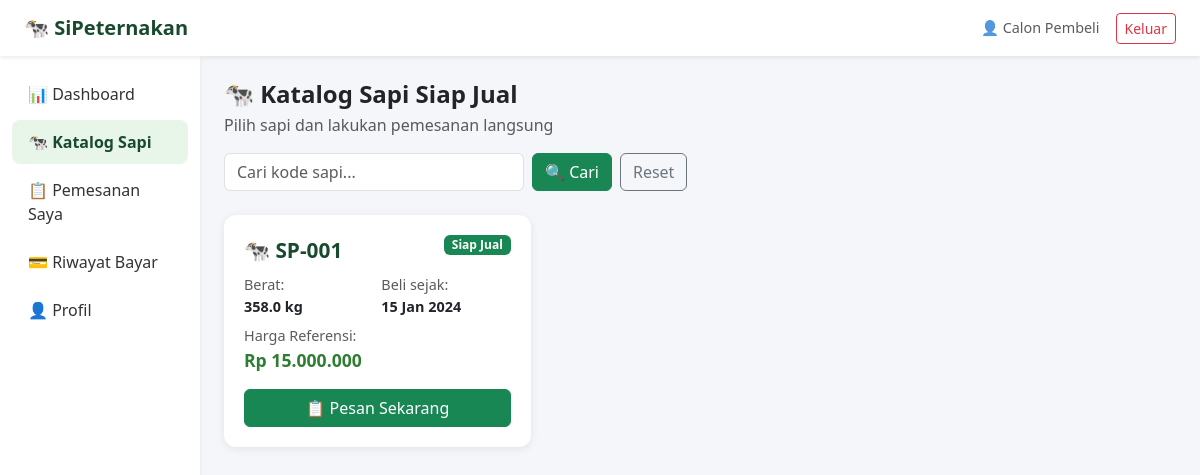
Page /user/sapi.php (signed in) on the committed database.
### tables this page shows
CREATE TABLE IF NOT EXISTS `sapi` (
  `id` INT AUTO_INCREMENT PRIMARY KEY,
  `kode_sapi` VARCHAR(20) NOT NULL UNIQUE,
  `berat_awal` FLOAT NOT NULL,
  `tanggal_pembelian` DATE NOT NULL,
  `harga_beli` BIGINT NOT NULL,
  `harga_jual_target` BIGINT DEFAULT 0,
  `status` ENUM('digemukkan','siap_jual','dipesan','terjual') DEFAULT 'digemukkan',
  `keterangan` TEXT DEFAULT NULL,
  `created_at` TIMESTAMP DEFAULT CURRENT_TIMESTAMP,
  `updated_at` TIMESTAMP DEFAULT CURRENT_TIMESTAMP ON UPDATE CURRENT_TIMESTAMP
);

CREATE TABLE IF NOT EXISTS `berat_sapi` (
  `id` INT AUTO_INCREMENT PRIMARY KEY,
  `id_sapi` INT NOT NULL,
  `tanggal` DATE NOT NULL,
  `berat` FLOAT NOT NULL,
  `keterangan` TEXT,
  `created_at` TIMESTAMP DEFAULT CURRENT_TIMESTAMP,
  FOREIGN KEY (`id_sapi`) REFERENCES `sapi`(`id`) ON DELETE CASCADE
);

### koneksi/koneksi.php (called while the page is built, shortened)
<?php
function formatRupiah($angka) {
    return 'Rp ' . number_format((float)$angka, 0, ',', '.');
}
function sanitize($koneksi, $data) {
    return $koneksi->real_escape_string(htmlspecialchars(trim($data)));
}

### user/sapi.php (the view, shortened to what this page needs)
<?php
include '../koneksi/koneksi.php';
$search = sanitize($koneksi, $_GET['q'] ?? '');
$where = "WHERE status='siap_jual'";
$sapi_list = $koneksi->query("SELECT * FROM sapi $where ORDER BY created_at DESC");
?>
<!DOCTYPE html>
<html lang="id">
<head>
    <link href="https://cdn.jsdelivr.net/npm/bootstrap@5.3.0/dist/css/bootstrap.min.css" rel="stylesheet">
</head>
<body>
<nav class="navbar navbar-light bg-white shadow-sm px-4">
    <span class="navbar-brand">🐄 SiPeternakan</span>
    <div class="d-flex align-items-center gap-3">
        <span class="text-muted" style="font-size:.9rem">👤 <?= htmlspecialchars($_SESSION['nama']) ?></span>
        <a href="../logout.php" class="btn btn-outline-danger btn-sm" onclick="return confirm('Keluar?')">Keluar</a>
    </div>
</nav>
<div class="container-fluid">
<div class="row">
    <div class="col-md-2 sidebar-col bg-white shadow-sm pt-3" style="min-height:100vh">
        <a href="dashboard.php" class="sidebar-link">📊 Dashboard</a>
        <a href="sapi.php" class="sidebar-link active">🐄 Katalog Sapi</a>
        <a href="pemesanan.php" class="sidebar-link">📋 Pemesanan Saya</a>
        <a href="pembayaran.php" class="sidebar-link">💳 Riwayat Bayar</a>
        <a href="profil.php" class="sidebar-link">👤 Profil</a>
    </div>
    <div class="col-md-10 p-4">
        <h4 class="fw-bold mb-1">🐄 Katalog Sapi Siap Jual</h4>
        <p class="text-muted mb-3">Pilih sapi dan lakukan pemesanan langsung</p>
        <form method="GET" class="mb-4 d-flex gap-2">
            <input type="text" name="q" class="form-control" placeholder="Cari kode sapi..." value="<?= htmlspecialchars($search) ?>" style="max-width:300px">
            <button type="submit" class="btn btn-success">🔍 Cari</button>
            <a href="sapi.php" class="btn btn-outline-secondary">Reset</a>
        </form>
        <?php if ($sapi_list && $sapi_list->num_rows > 0): ?>
        <div class="row g-3">
        <?php while ($s = $sapi_list->fetch_assoc()):
            $berat_terkini = $koneksi->query("SELECT berat FROM berat_sapi WHERE id_sapi={$s['id']} ORDER BY tanggal DESC LIMIT 1")->fetch_assoc();
            $berat_show = $berat_terkini ? $berat_terkini['berat'] : $s['berat_awal'];
        ?>
            <div class="col-sm-6 col-lg-4">
                <div class="sapi-card">
                    <div class="d-flex justify-content-between align-items-start mb-2">
                        <div class="kode">🐄 <?= htmlspecialchars($s['kode_sapi']) ?></div>
                        <span class="badge bg-success">Siap Jual</span>
                    </div>
                    <div class="row g-2 mb-3" style="font-size:.9rem">
                        <div class="col-6"><span class="text-muted">Berat:</span><br><strong><?= number_format($berat_show,1) ?> kg</strong></div>
                        <div class="col-6"><span class="text-muted">Beli sejak:</span><br><strong><?= date('d M Y', strtotime($s['tanggal_pembelian'])) ?></strong></div>
                        <div class="col-12"><span class="text-muted">Harga Referensi:</span><br><span class="harga"><?= formatRupiah($s['harga_beli']) ?></span></div>
                    </div>
                    <button class="btn btn-success w-100" onclick="openPesan(<?= $s['id'] ?>, '<?= htmlspecialchars($s['kode_sapi']) ?>', <?= $s['harga_beli'] ?>)">
                        📋 Pesan Sekarang
                    </button>
                </div>
            </div>
        <?php endwhile; ?>
        </div>
        <?php endif; ?>
    </div>
</div>
</div>
</body>
</html>

### user/sapi.php (style rules this page uses)
body { background: #f4f6f9; font-family: 'Segoe UI', sans-serif; }
.navbar-brand { font-weight: 800; color: #1a4a2e !important; }
.sidebar-link { display: block; padding: 10px 16px; color: #333; text-decoration: none; border-radius: 8px; margin-bottom: 4px; }
.sidebar-link:hover, .sidebar-link.active { background: #e8f5e9; color: #1a4a2e; font-weight: 600; }
.sapi-card { background: #fff; border-radius: 12px; padding: 20px; box-shadow: 0 2px 8px rgba(0,0,0,.08); height: 100%; }
.sapi-card .kode { font-size: 1.3rem; font-weight: 800; color: #1a4a2e; }
.sapi-card .harga { font-size: 1.1rem; font-weight: 700; color: #2e7d32; }

### rows in the picture
sapi: kode_sapi "SP-001", berat_sapi.berat "358.0", tanggal_pembelian "15 Jan 2024", harga_beli "Rp 15.000.000"

### other values in the picture
$_SESSION['nama'] "Calon Pembeli"
